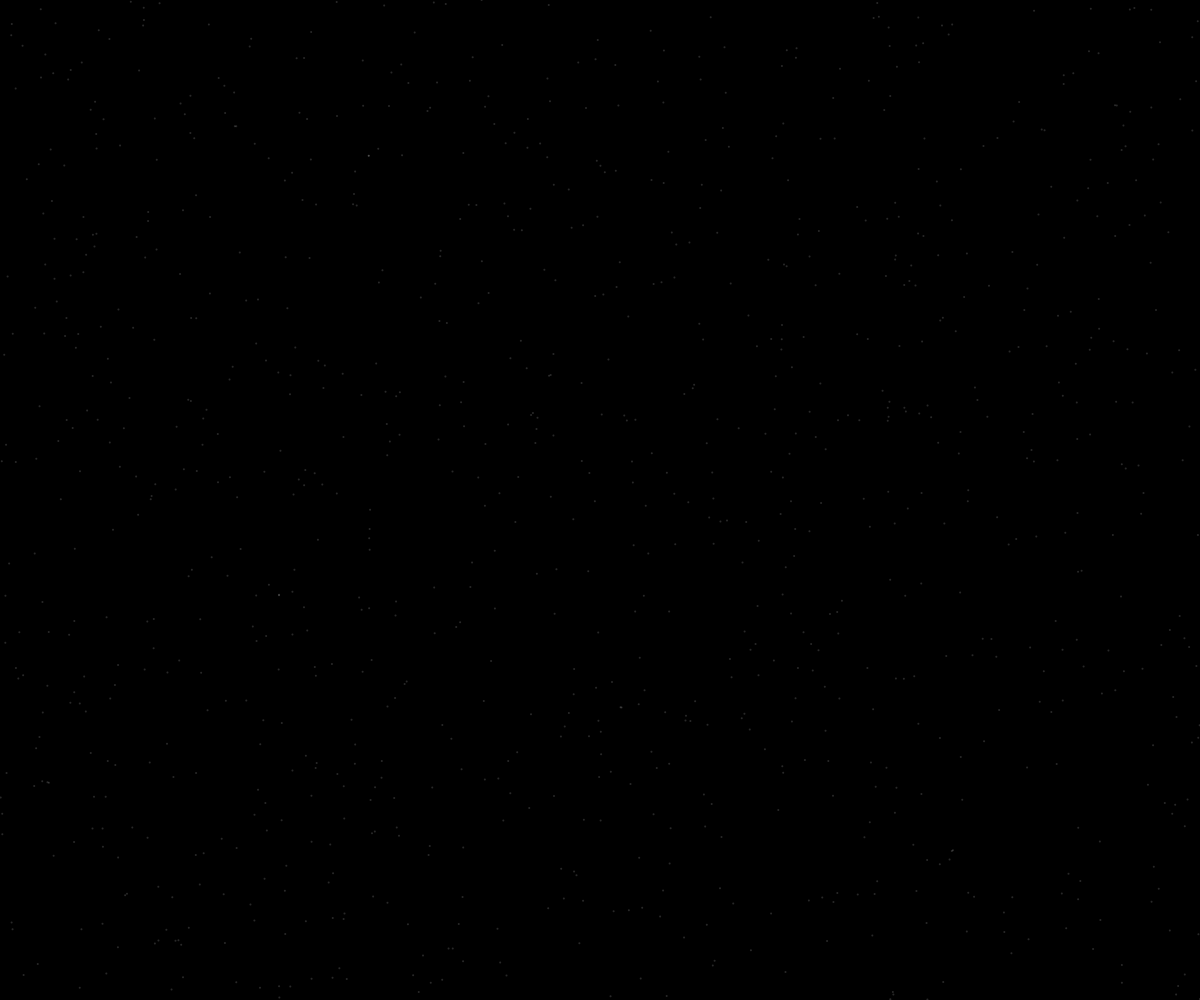
Frame 1 (no input)
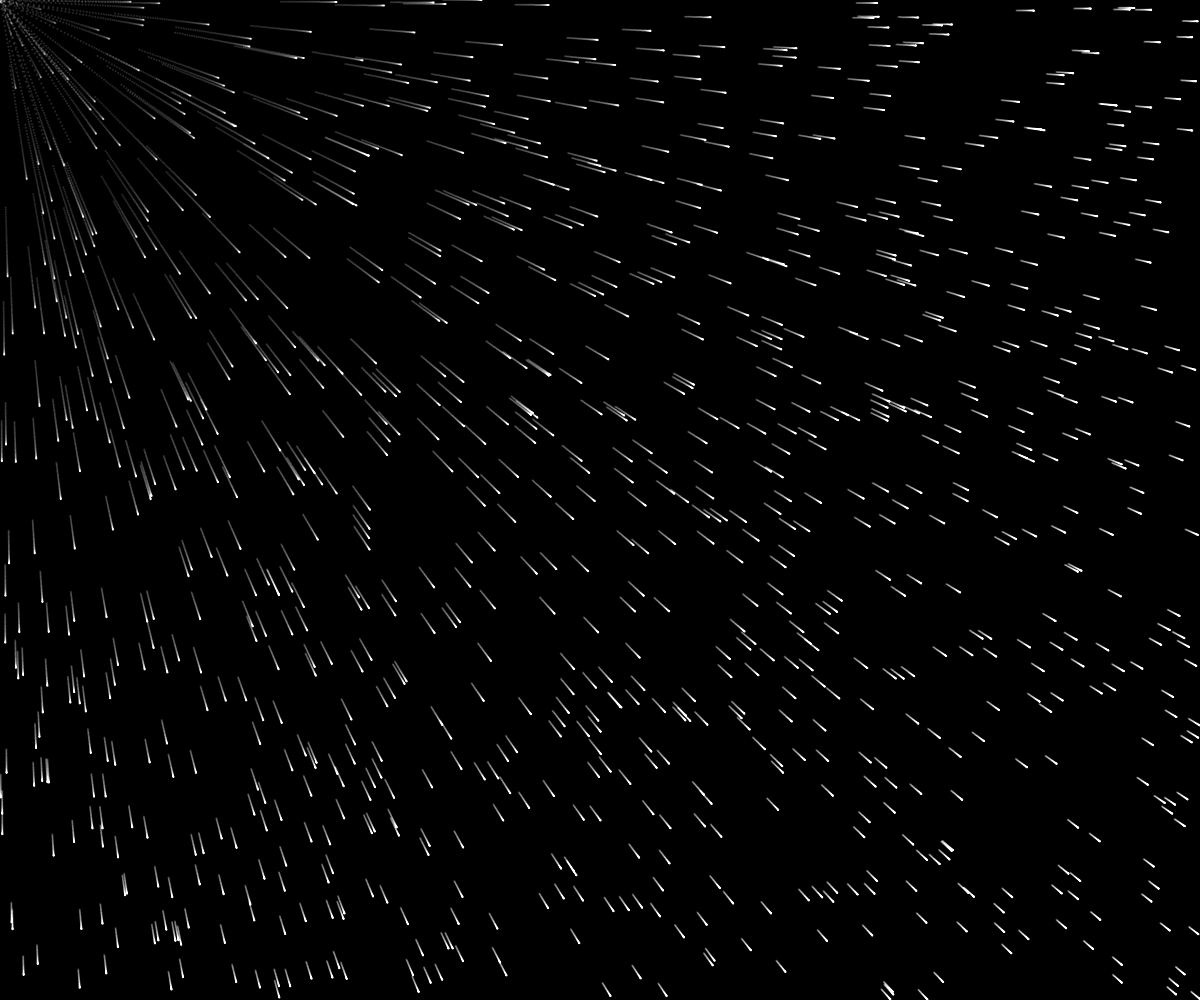
Frame 60 (no input)
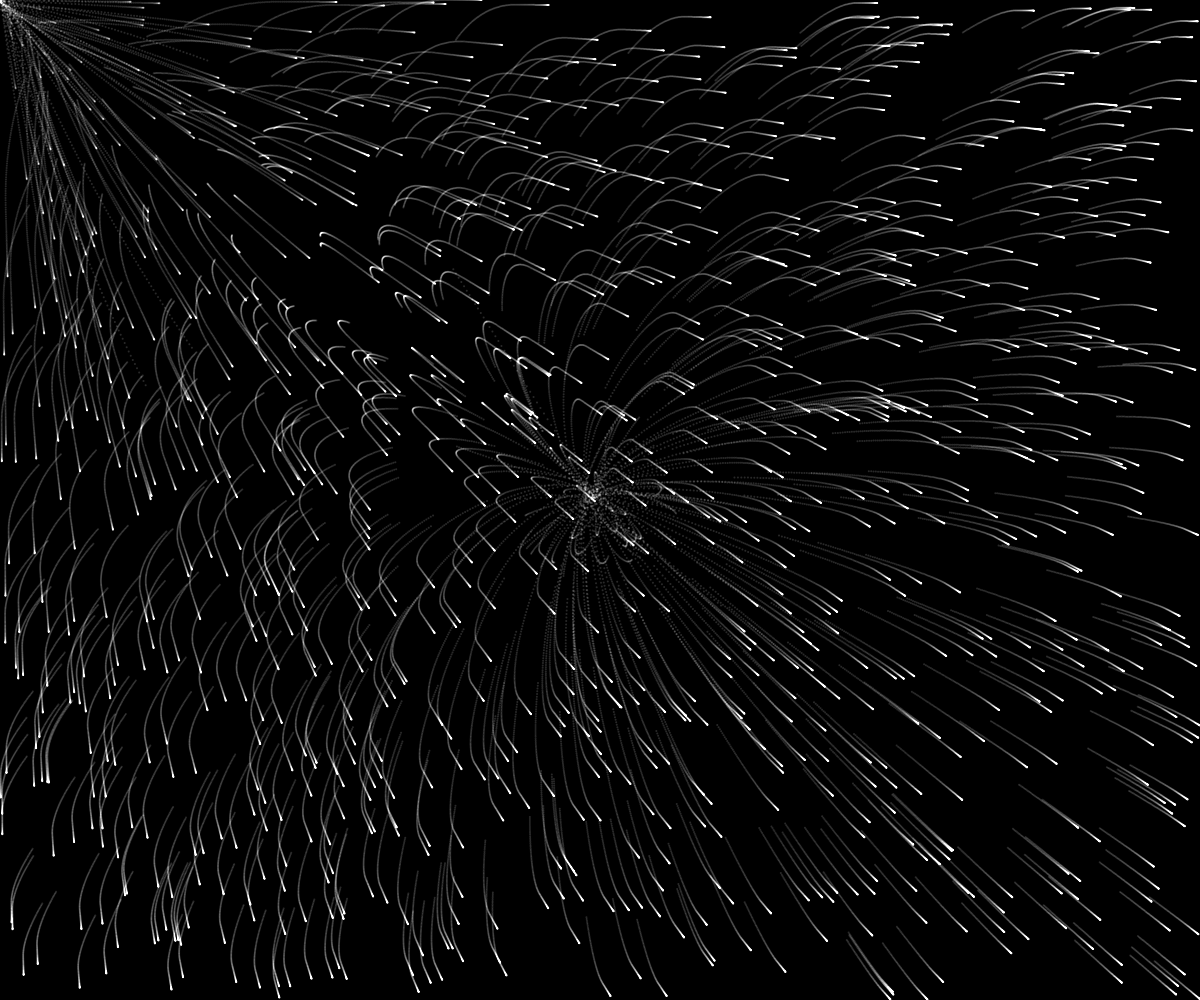
Frame 120 (the mouse pressed at the canvas centre since frame 60)

The p5.js sketch that drew these frames (run headless with seeded random() and noise() and a simulated clock; from frame 60 on, the mouse is pressed at the canvas centre):

// p5.js sketch
// ── sketch.js
var particles = 1000;
var AR1 = new Array(particles);
var AR2 = new Array(particles);
var ARx = new Array(particles);
var ARy = new Array(particles);
var AR3 = new Array(particles);
var AR4 = new Array(particles);


function setup(){
  createCanvas(windowWidth,windowHeight,);
  noStroke(); 
  fill(0);
  ellipseMode(RADIUS);
  background(0);
  blendMode(ADD);
  
  for(var i =0; i< particles; i++){
    ARx[i] = random(width);
    ARy[i] = random(height);
    AR1[i] = 0;
    AR2[i] = 0;
    AR3[i] = 0;
    AR4[i] = 0;
  }
}


function draw() {
    background(0);
  
    if (frameCount % 1 == 0) {
    }
  
    for (var i = 0; i < particles.length; i++) {
      particles[i].display();
  
      if (particles[i].yPos < 100) {
        particles.splice(i, 1);
      }
  
    }

var draw = 10; 
var space = 1 ;
var rules = 1; 

function Particle() {
    this.xPos = mouseX;
    this.cSize = 100;
    this.yPos = mouseY;
    this.cColor = random(50);
    this.cSpeed = random(50);
  
    this.display = function () {
      fill(map(this.yPos, 0, height, 100, 255), 100, 100, map(this.yPos, 0, height, 0, 200));
      this.cSize = map(this.yPos, 0, height, 100, 255)
      this.yPos = this.yPos - this.cSpeed;
      this.cSpeed = map(this.yPos, 0, height, 0, 20)
      circle(this.xPos, this.yPos, this.cSize);
    }
  }
  
  fill(0,0,0);
  rect(0,0,width,height);
  
  for(var i=0; i<particles; i++){
    var distance = dist(mouseX, mouseY, ARx[i], ARy[i]); 
    if(distance > 3){ 
      AR3[i] = draw * (mouseX - ARx[i]) / (distance * distance);
      AR4[i] = draw * (mouseY - ARy[i]) / (distance * distance);
    }
    AR1[i] += AR3[i]; 
    AR2[i] += AR4[i];
    
    ARx[i] += AR1[i]; 
    ARy[i] += AR2[i]; 
    
    this.cSpeed = dist(0,0,AR1[i],AR2[i]);
    var r = map(this.cSpeed, 100, 50, 0, 255); 
    var g = map(this.cSpeed, 100, 50, 64, 255);
    var b = map(this.cSpeed, 100, 50, 128, 255);
    fill(r, g, b, 40);
    ellipse(ARx[i],ARy[i],space,space);
  }
  
}
